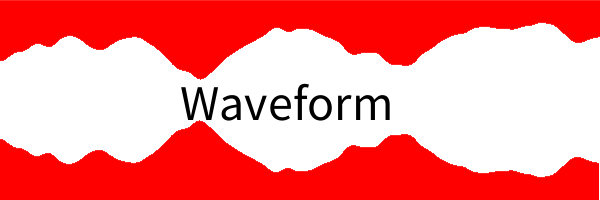
Frame 1 (no input)
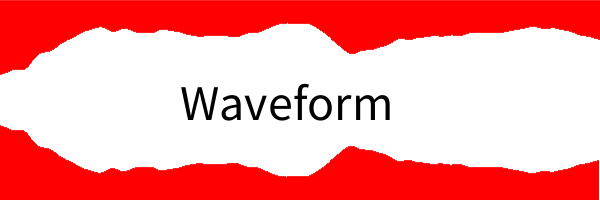
Frame 60 (the mouse pressed at the canvas centre just before this capture)
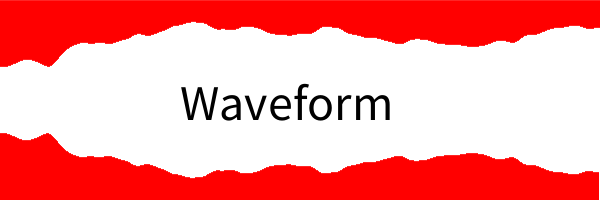
Frame 120 (the mouse held since frame 60 and released just before this capture)

The Processing sketch that drew these frames (run headless with seeded random() and noise(); from frame 60 on, the mouse is pressed at the canvas centre):

// Processing sketch: processing_133281
// ── processing_133281.pde

float counter;

void setup() {


  //lets draw
  size(600, 200);
  background(255);
  
 
}
//for (int x = 0; x< width; x++) {
//  line(x,0,x,random(height));
//}

// Lower values of noise looks better
// The lower value the more smooth it will look

//for (int x=0; x<width; x++) {
//line(x,0,x,noise(float(x)/100)*height);
//}
void draw() {
  background(255);
  fill(0);
    textSize(50);
    textMode(CENTER);
  text("Waveform", width/2-120,height/2+20);
  counter++;
  stroke(255, 0, 0);
  for (int x=0; x<width; x++) {
    float myPerlin = noise(float(x)/100, counter/100);
    // map(myPerlin,0,1,0,200) The last two numbers define the interval on the y-axes
    float myY = map(myPerlin, 0, 1, 0, height/2);
    line(x, 0, x, myY);
  }
  
  stroke(255,0,0);
  //translate(width/2,height/2);
  rotate(PI);
  translate(-width,-height);
  for (int x=0; x<width; x++) {
    float myPerlin = noise(float(x)/100, counter/100);
    // map(myPerlin,0,1,0,200) The last two numbers define the interval on the y-axes
    float myY = map(myPerlin, 0, 1, 0, height/2);
    line(width-x, 0, width-x, myY);
 
  }
}
